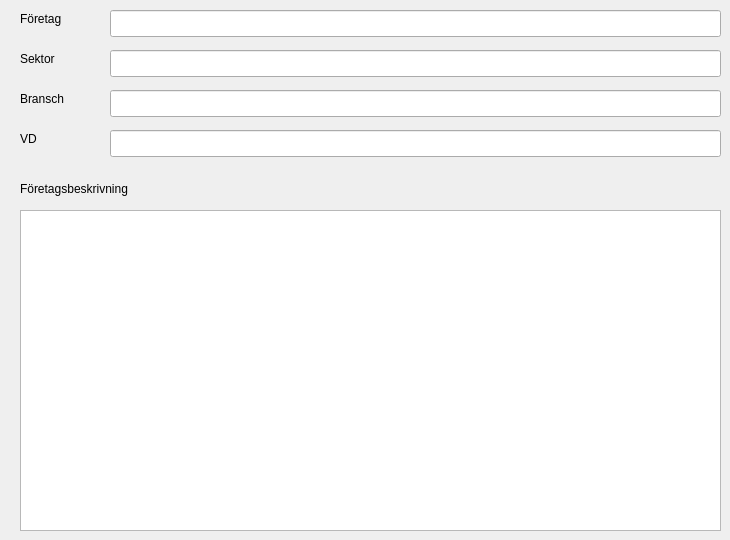
     <widget class="QWidget" name="tab_2">
      <attribute name="title">
       <string>Mer info</string>
      </attribute>
      <widget class="QLabel" name="label_18">
       <property name="geometry">
        <rect>
         <x>20</x>
         <y>50</y>
         <width>67</width>
         <height>17</height>
        </rect>
       </property>
       <property name="text">
        <string>Sektor</string>
       </property>
      </widget>
      <widget class="QLabel" name="label_19">
       <property name="geometry">
        <rect>
         <x>20</x>
         <y>90</y>
         <width>67</width>
         <height>17</height>
        </rect>
       </property>
       <property name="text">
        <string>Bransch</string>
       </property>
      </widget>
      <widget class="QLabel" name="label_20">
       <property name="geometry">
        <rect>
         <x>20</x>
         <y>10</y>
         <width>61</width>
         <height>17</height>
        </rect>
       </property>
       <property name="text">
        <string>Företag</string>
       </property>
      </widget>
      <widget class="QLabel" name="label_21">
       <property name="geometry">
        <rect>
         <x>20</x>
         <y>130</y>
         <width>67</width>
         <height>17</height>
        </rect>
       </property>
       <property name="text">
        <string>VD</string>
       </property>
      </widget>
      <widget class="QLabel" name="label_22">
       <property name="geometry">
        <rect>
         <x>20</x>
         <y>180</y>
         <width>181</width>
         <height>17</height>
        </rect>
       </property>
       <property name="text">
        <string>Företagsbeskrivning</string>
       </property>
      </widget>
      <widget class="QTextEdit" name="textEditMoreInfobusinessDescription">
       <property name="geometry">
        <rect>
         <x>20</x>
         <y>210</y>
         <width>701</width>
         <height>321</height>
        </rect>
       </property>
      </widget>
      <widget class="QLineEdit" name="lineEditMoreInfoComapnyName">
       <property name="geometry">
        <rect>
         <x>110</x>
         <y>10</y>
         <width>611</width>
         <height>27</height>
        </rect>
       </property>
      </widget>
      <widget class="QLineEdit" name="lineEditMoreInfoSector">
       <property name="geometry">
        <rect>
         <x>110</x>
         <y>50</y>
         <width>611</width>
         <height>27</height>
        </rect>
       </property>
      </widget>
      <widget class="QLineEdit" name="lineEditMoreInfoBransch">
       <property name="geometry">
        <rect>
         <x>110</x>
         <y>90</y>
         <width>611</width>
         <height>27</height>
        </rect>
       </property>
      </widget>
      <widget class="QLineEdit" name="lineEditMoreInfoexecutiveDirector">
       <property name="geometry">
        <rect>
         <x>110</x>
         <y>130</y>
         <width>611</width>
         <height>27</height>
        </rect>
       </property>
      </widget>
     </widget>
